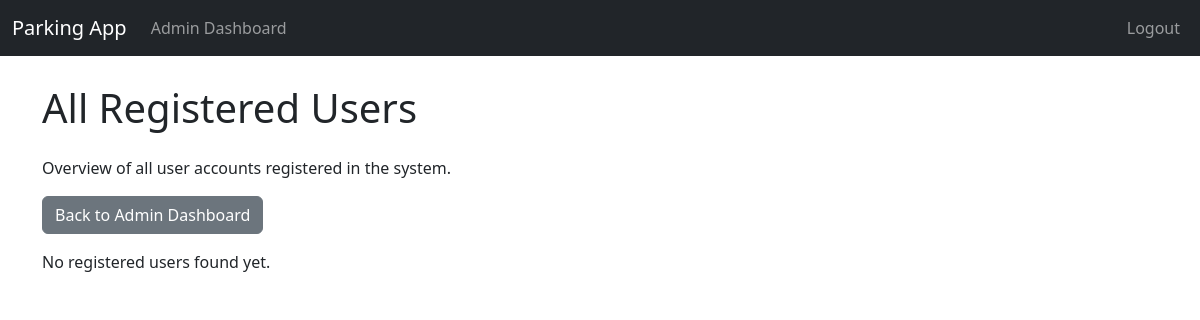
/admin/users (signed in), run on an earlier commit of the app's database.
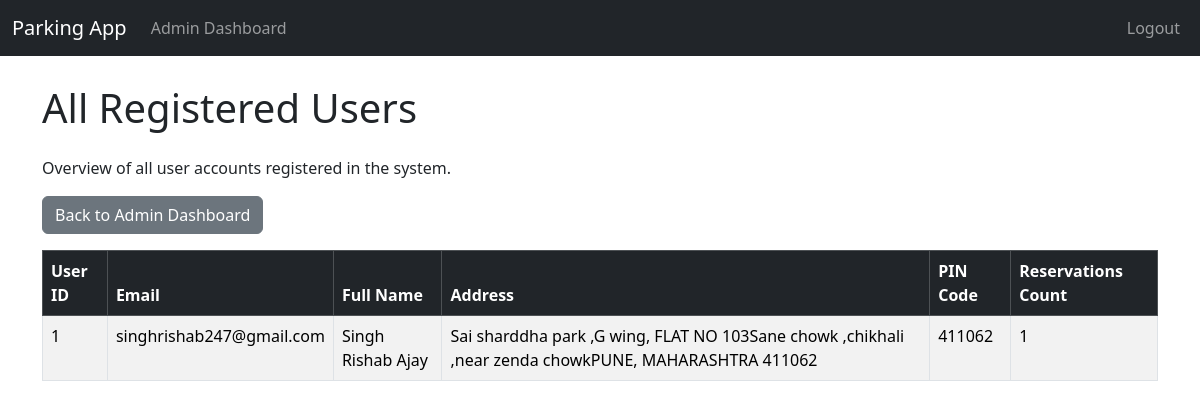
And on a later commit of the database.
### project_app/models.py (models this page shows, shortened)
class User(db.Model, UserMixin):
    id = db.Column(db.Integer, primary_key=True)
    email_id = db.Column(db.String(120), nullable=False, unique=True)
    password_hash = db.Column(db.String(255), nullable=False)
    fullname = db.Column(db.String(120))
    address = db.Column(db.String(200))
    pin_code = db.Column(db.String(10))
    reservations = db.relationship('Reservation', backref='reserving_user',cascade='all, delete-orphan',lazy=True)
    user_occupied_spot = db.relationship('ParkingSpot', backref='occupied_by_user', uselist=False, foreign_keys='ParkingSpot.user_id',lazy=True)

### project_app/routes.py (the view)
@main.route('/admin/users')
@login_required
def admin_view_users():
    if not isinstance(current_user, Admin):
        flash('You must be an administrator to access this page.','danger')
        return redirect(url_for('main.user_dashboard'))
    all_users = User.query.order_by(User.id.asc()).all()
    return render_template('admin_view_users.html', all_users_data=all_users)

### project_app/templates/admin_view_users.html (shortened to what this page needs)
{% extends "base.html" %}
{% block content %}
    <h1 class="mb-4">All Registered Users</h1>
    <p>Overview of all user accounts registered in the system.</p>
    <a href="{{ url_for('main.admin_dashboard') }}" class="btn btn-secondary mb-3">Back to Admin Dashboard</a>
    {% if all_users_data %}
        <div class="table-responsive">
            <table class="table table-striped table-bordered">
                <thead class="table-dark">
                    <tr>
                        <th>User ID</th>
                        <th>Email</th>
                        <th>Full Name</th>
                        <th>Address</th>
                        <th>PIN Code</th>
                        <th>Reservations Count</th>
                    </tr>
                </thead>
                <tbody>
                    {% for user in all_users_data %}
                        <tr>
                            <td>{{ user.id }}</td>
                            <td>{{ user.email_id }}</td>
                            <td>{{ user.fullname }}</td>
                            <td>{{ user.address }}</td>
                            <td>{{ user.pin_code }}</td>
                            <td>{{ user.reservations|length }}</td>
                        </tr>
                    {% endfor %}
                </tbody>
            </table>
        </div>
    {% else %}
        <p>No registered users found yet.</p>
    {% endif %}
{% endblock %}

What changed in the data, as far as the page shows it:
added User: id "1", email_id "singhrishab247@gmail.com", fullname "Singh Rishab Ajay", address "Sai sharddha park ,G wing, FLAT NO 103Sane chowk ,chikhali ,near zenda chowkPUNE, MAHARASHTRA 411062", pin_code "411062", reservations|length "1"
Also different on the page:
text no longer shown: "No registered users found yet."
text now shown: "User ID Email Full Name Address PIN Code Reservations Count"
